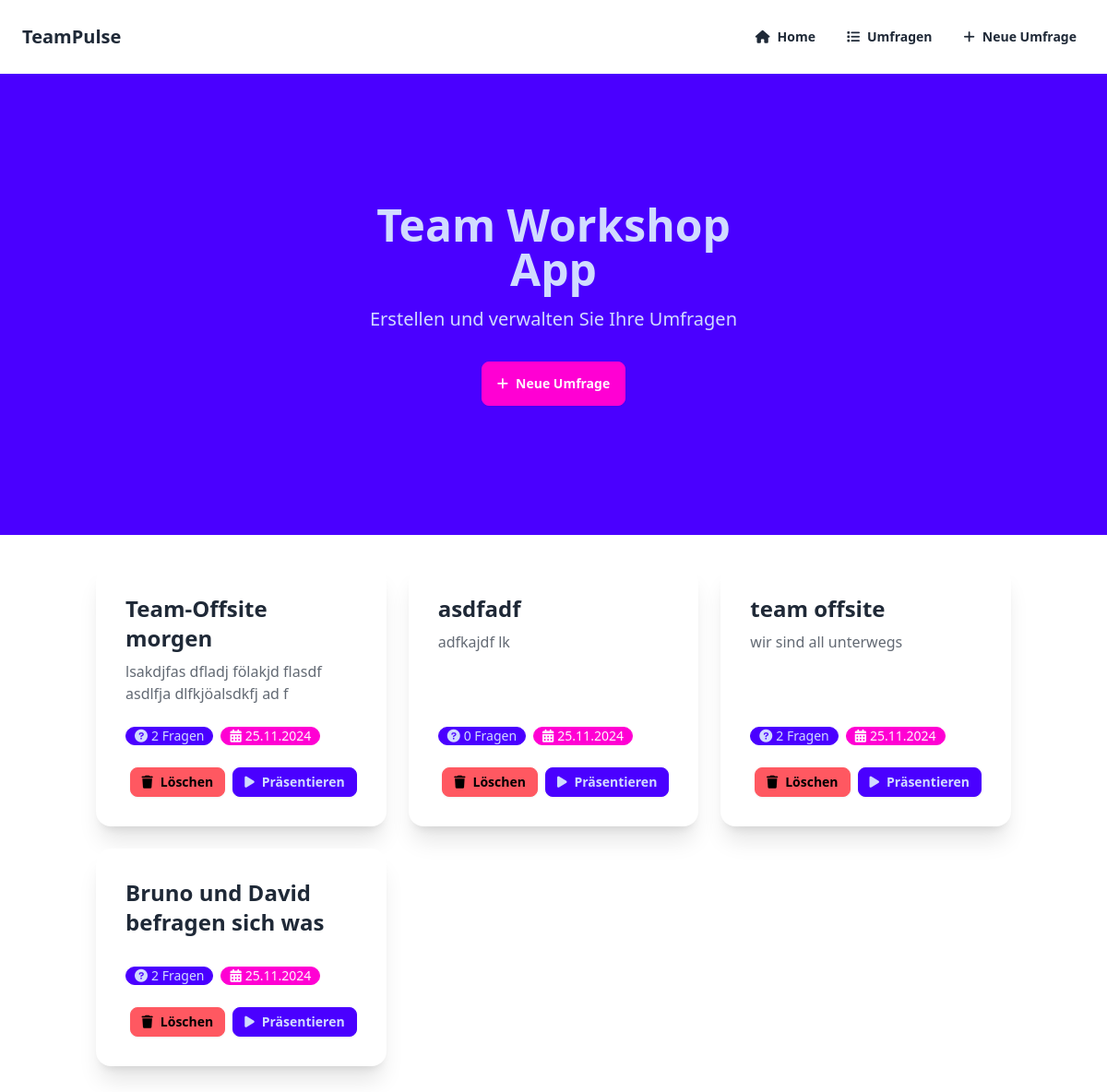
The app's page /surveys with its own data.
### models.py (models this page shows, shortened)
class Survey(db.Model):
    id = db.Column(db.Integer, primary_key=True)
    uuid = db.Column(db.String(36), unique=True, nullable=False, default=lambda: str(uuid.uuid4()))
    title = db.Column(db.String(200), nullable=False)
    description = db.Column(db.Text)
    status = db.Column(db.String(20), default='active')  # 'active' or 'completed'
    completed_at = db.Column(db.DateTime)
    created_at = db.Column(db.DateTime, nullable=False, default=datetime.utcnow)
    questions = db.relationship('Question', backref='survey', lazy=True, cascade='all, delete-orphan')

### app.py (the view)
@app.route('/surveys')
def list_surveys():
    surveys = Survey.query.all()
    return render_template('surveys.html', surveys=surveys)

### templates/surveys.html (shortened to what this page needs)
{% extends "base.html" %}
{% block content %}
<div class="hero min-h-[40vh] bg-primary text-primary-content">
    <div class="hero-content text-center">
        <div class="max-w-md">
            <h1 class="text-5xl font-bold mb-4">Team Workshop App</h1>
            <p class="text-xl">Erstellen und verwalten Sie Ihre Umfragen</p>
            <a href="{{ url_for('new_survey') }}" class="btn btn-secondary gap-2 mt-8">
                <i class="fas fa-plus"></i>
                Neue Umfrage
            </a>
        </div>
    </div>
</div>
<div class="container mx-auto px-4 py-8">
    {% if surveys %}
    <div class="grid grid-cols-1 md:grid-cols-2 lg:grid-cols-3 gap-6">
        {% for survey in surveys %}
        <div class="card bg-base-100 shadow-xl hover:shadow-2xl transition-shadow">
            <div class="card-body">
                <h2 class="card-title text-2xl">{{ survey.title }}</h2>
                <p class="text-base-content/70">{{ survey.description }}</p>
                <div class="flex gap-2 my-4">
                    <div class="badge badge-primary">
                        <i class="fas fa-question-circle mr-1"></i>
                        {{ survey.questions|length }} Fragen
                    </div>
                    <div class="badge badge-secondary">
                        <i class="fas fa-calendar-alt mr-1"></i>
                        {{ survey.created_at.strftime('%d.%m.%Y') }}
                    </div>
                </div>
                <div class="card-actions justify-end">
                    <form action="{{ url_for('delete_survey', survey_uuid=survey.uuid) }}"
                          method="POST" class="inline">
                        <button type="submit" class="btn btn-error btn-sm gap-2">
                            <i class="fas fa-trash"></i>
                            Löschen
                        </button>
                    </form>
                    <a href="{{ url_for('present_survey', survey_uuid=survey.uuid) }}"
                       class="btn btn-primary btn-sm gap-2">
                        <i class="fas fa-play"></i>
                        Präsentieren
                    </a>
                </div>
            </div>
        </div>
        {% endfor %}
    </div>
    {% endif %}
</div>
{% endblock %}

### templates/base.html (shortened to what this page needs)
<!DOCTYPE html>
<html lang="de">
<head>
    <link href="https://cdn.jsdelivr.net/npm/daisyui@4.4.19/dist/full.min.css" rel="stylesheet" type="text/css" />
    <script src="https://cdn.tailwindcss.com"></script>
    <link href="https://cdnjs.cloudflare.com/ajax/libs/font-awesome/6.0.0/css/all.min.css" rel="stylesheet">
</head>
<body class="bg-base-100" data-theme="workshop">
    <div class="drawer">
        <div class="drawer-content flex flex-col">
            <div class="w-full navbar bg-petrol text-light-grey">
                <div class="flex-1 px-2 mx-2">
                    <a href="{{ url_for('index') }}" class="text-xl font-bold">TeamPulse</a>
                </div>
                <div class="flex-none hidden lg:block">
                    <ul class="menu menu-horizontal">
                        <li><a href="{{ url_for('index') }}" class="btn btn-ghost text-light-grey normal-case">
                            <i class="fas fa-home"></i> Home
                        </a></li>
                        <li><a href="{{ url_for('list_surveys') }}" class="btn btn-ghost text-light-grey normal-case">
                            <i class="fas fa-list"></i> Umfragen
                        </a></li>
                        <li><a href="{{ url_for('new_survey') }}" class="btn btn-ghost text-light-grey normal-case">
                            <i class="fas fa-plus"></i> Neue Umfrage
                        </a></li>
                    </ul>
                </div>
            </div>
            <main class="flex-grow bg-light-grey min-h-screen">
                {% block content %}{% endblock %}
            </main>
        </div>
        <div class="drawer-side">
            <label for="my-drawer-3" aria-label="close sidebar" class="drawer-overlay"></label>
        </div>
    </div>
</body>
</html>

### records on screen
Survey: title "Team-Offsite morgen", description "lsakdjfas dfladj fölakjd flasdf asdlfja dlfkjöalsdkfj ad f", questions|length "2", created_at "25.11.2024"
Survey: title "asdfadf", description "adfkajdf lk", questions|length "0", created_at "25.11.2024"
Survey: title "team offsite", description "wir sind all unterwegs", questions|length "2", created_at "25.11.2024"
Survey: title "Bruno und David befragen sich was", questions|length "2", created_at "25.11.2024"
